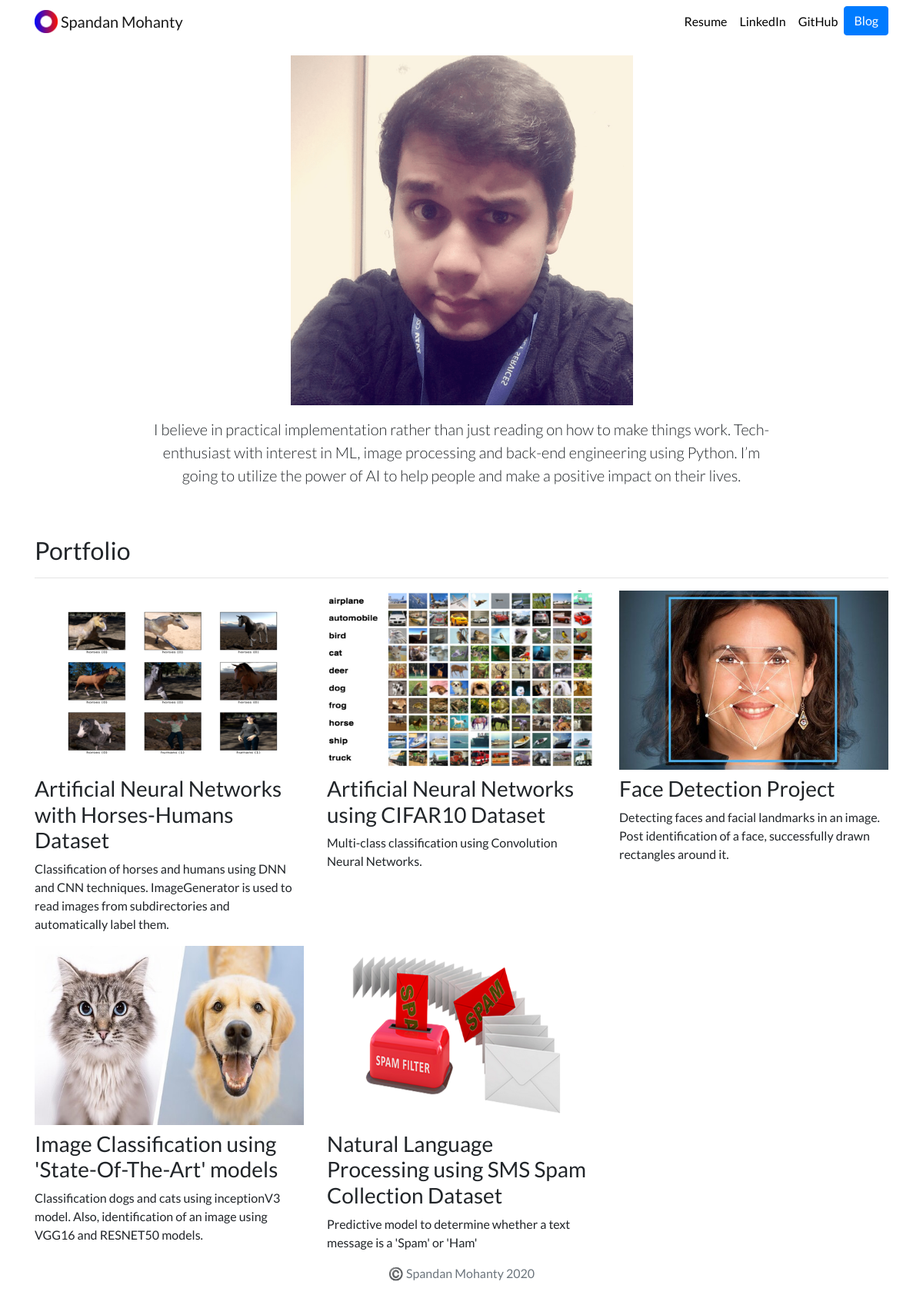
The page / on the database its author committed.
### portfolio/models.py (models this page shows, shortened)
class Project(models.Model):
    title = models.CharField(max_length=100)
    description = models.CharField(max_length=250)
    image = models.ImageField(upload_to='portfolio/images/')
    url = models.URLField(blank=True)

### portfolio/views.py (the view)
# urls.py: 2. Add a URL to urlpatterns:  path('', views.home, name='home')
def home(request):
    projects = Project.objects.all()
    return render(request, 'portfolio/home.html', {'projects':projects})

### portfolio/templates/portfolio/home.html
{% extends "portfolio/base.html" %}
{% load static %}
{% block content %}
<div class="row justify-content-center my-3">
  <div class="col-5">
    <img src="{% static 'portfolio/spandan_2.png' %}" class="img-fluid">
  </div>
</div>
<div class="row justify-content-center mb-3">
  <div class="col-md-9 text-center">
    <p class="lead text-center">I believe in practical implementation rather than just reading on how to make things work.
    Tech-enthusiast with interest in ML, image processing and back-end engineering using Python.
    I’m going to utilize the power of AI to help people and make a positive impact on their lives.</p>
    </div>
</div>
<h2 class="mt-5">Portfolio</h2>
<hr>
<div class="row">
  {% for project in projects %}
  <div class="col-lg-4 col-md-6">
    {% if project.url %}
    <a href="{{ project.url }}">
      <img src="{{ project.image.url }}" class="img-fluid mb-2">
    </a>
    {% else %}
    <img src="{{ project.image.url }}" class="img-fluid mb-2">
    {% endif %}
    <h3>{{ project.title }}</h3>
    <p>{{ project.description }}</p>
  </div>
  {% endfor %}
</div>
{% endblock %}

### portfolio/templates/portfolio/base.html (shortened to what this page needs)
{% load static %}
<!doctype html>
<html lang="en">
<head>
  <link rel="stylesheet" href="https://stackpath.bootstrapcdn.com/bootstrap/4.4.1/css/bootstrap.min.css">
  <link rel="stylesheet" href="{% static "portfolio/custom.css" %}">
</head>
<body>
  <nav id="topNav" class="navbar navbar-expand-md navbar-light">
    <div class="container">
      <a class="navbar-brand" href="{% url 'home' %}">
        <img src="{% static "portfolio/Logo.png" %}" width="30" height="30" class="d-inline-block align-top" alt="Nick's Logo">
        <span>Spandan Mohanty</span>
      </a>
      <div class="collapse navbar-collapse text-center" id="navbarNav">
        <ul class="navbar-nav ml-auto">
          <li class="nav-item">
            <a class="nav-link" href="{% static " portfolio/resume.pdf" %}">Resume</a>
          </li>
          <li class="nav-item">
            <a class="nav-link" href="https://www.linkedin.com/in/spandan-mohanty/" target="_blank">LinkedIn</a>
          </li>
          <li class="nav-item">
            <a class="nav-link" href="https://github.com/spandanmohanty07" target="_blank">GitHub</a>
          </li>
          <li>
            <a role="button" href="{% url 'blog:all_blogs' %}" class="btn btn-primary">Blog</a>
          </li>
        </ul>
      </div>
    </div>
  </nav>
  <div class="container">
    {% block content %}{% endblock %}
  </div>
  <footer class="text-muted">
    <div class="container text-center">
      <p>©️ Spandan Mohanty {% now "Y" %}</p>
</body>
</html>

### portfolio/static/portfolio/custom.css (style rules this page uses)
.navbar-nav .nav-link { color: rgba(0,0,0,1) !important; }
body { font-family: 'Lato', sans-serif; }

### rows shown on the page
Project: image (picture), title "Artificial Neural Networks with Horses-Humans Dataset", description "Classification of horses and humans using DNN and CNN techniques. ImageGenerator is used to read images from subdirectories and automatically label them."
Project: image (picture), title "Artificial Neural Networks using CIFAR10 Dataset", description "Multi-class classification using Convolution Neural Networks."
Project: image (picture), title "Face Detection Project", description "Detecting faces and facial landmarks in an image. Post identification of a face, successfully drawn rectangles around it."
Project: image (picture), title "Image Classification using 'State-Of-The-Art' models", description "Classification dogs and cats using inceptionV3 model. Also, identification of an image using VGG16 and RESNET50 models."
Project: image (picture), title "Natural Language Processing using SMS Spam Collection Dataset", description "Predictive model to determine whether a text message is a 'Spam' or 'Ham'"
